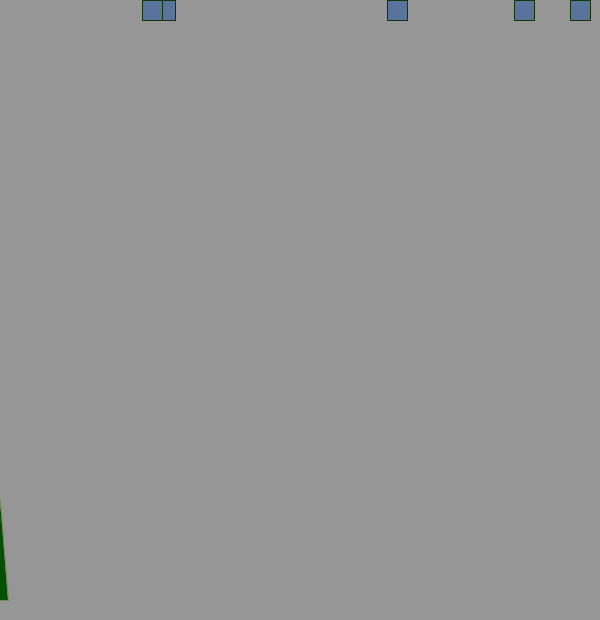
Frame 1 (no input)
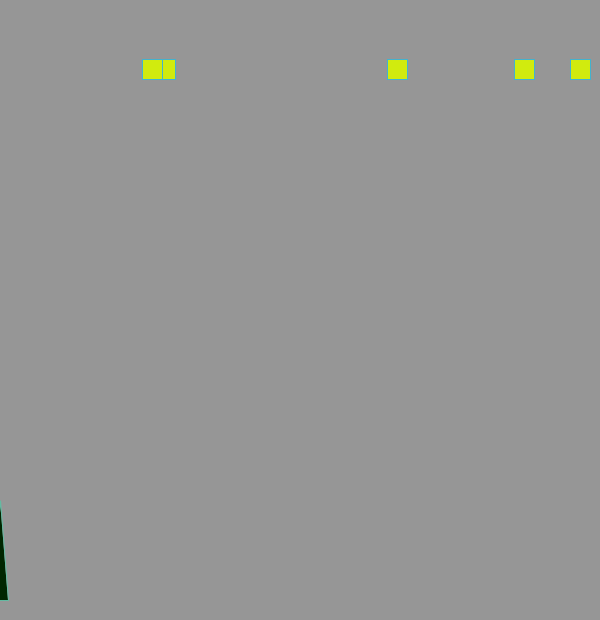
Frame 60 (the mouse pressed at the canvas centre just before this capture)
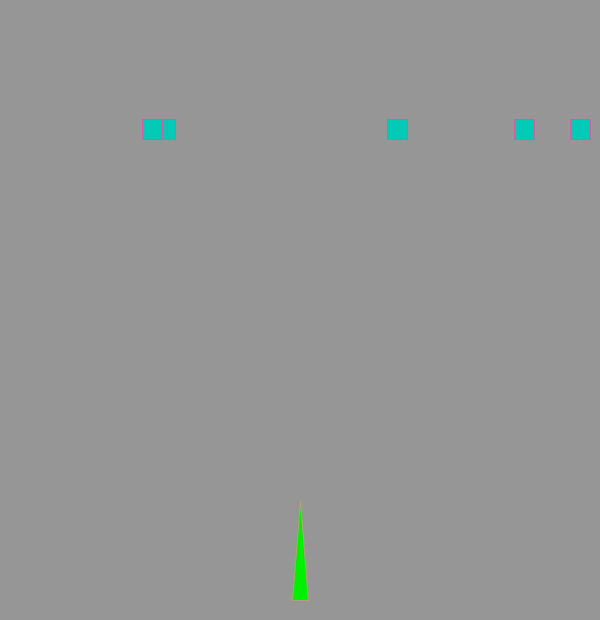
Frame 120 (the mouse held since frame 60 and released just before this capture)

The Processing sketch that drew these frames (run headless with seeded random() and noise(); from frame 60 on, the mouse is pressed at the canvas centre):

// Processing sketch: processing_77266
// ── processing_77266.pde

int[] coordenasXinvasor={int(random(600)),int(random(600)),int(random(600)),
int(random(600)),int(random(600))};

int[]coordenasYinvasor={0,0,0,0,0};

int diametroInvasor=20;


void setup(){       
  size(600,620);
}

void draw(){
  background(150);

arma();
invasores();

finJuego();

}


void arma(){
  fill(0,random (255),0);
  stroke(color(random(255),random(255),random (255)));
  triangle(mouseX-8,600,mouseX+8,600,mouseX,500);
}

void invasores(){
  stroke(random(255),random(255),random (255));
  fill(random(255),random(255),random(255));
  
  for (int i=0; i<5; i++){
    rect(coordenasXinvasor[i],coordenasYinvasor[i]++,diametroInvasor,
    diametroInvasor);
    
  }
}


void mousePressed(){
  proyectil (mouseX) ;
}
  
  void proyectil(int disparoX){
    boolean acertar = false;
    for (int i=0; i<5; i++){
      if(( disparoX>=(coordenasXinvasor[i] -diametroInvasor/2)) && 
      (disparoX<=(coordenasXinvasor[i]+diametroInvasor/2))){
        acertar=true;
        line(mouseX,565,mouseX,coordenasYinvasor[i]);
        ellipse(coordenasXinvasor[i], coordenasYinvasor[i],
        diametroInvasor+25, diametroInvasor+25);
        coordenasXinvasor[i]=int(random(600));
        coordenasYinvasor[i]=0;
      }
    }
    if (acertar==false){
      line (mouseX,550,mouseX,0);
      
    }
  }
 
  void finJuego(){
    for (int i=0; i<5; i++){
      if (coordenasYinvasor[i] ==600){
        fill(color(255,0,0));
        noLoop ();
      }
    }
  }
